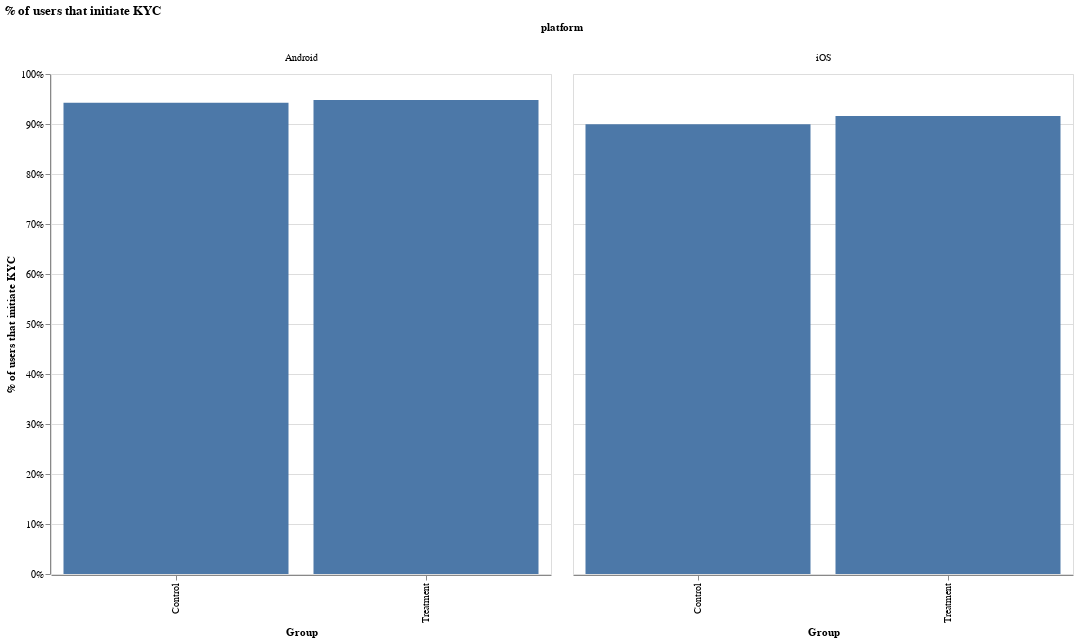

Here is the notebook cell this chart was saved with:
### Markdown cell above
### Step 6. Show primary KPI by a couple of other dimensions.

### Code cell
df = pd.read_csv("kyc_removing_video_link.csv")

# make sure we are unique on the user level.
df = (
    df.groupby(["treatment", "platform", "user_id"])["kyc_first_initiated"]
    .agg("min")
    .reset_index()
)

# now, count how many users managed to initiate kyc.
df["kyci"] = 0
df.loc[df["kyc_first_initiated"].isna() == False, "kyci"] = 1

df = df.groupby(["treatment", "platform"])["kyci"].agg("mean").reset_index()

alt.Chart(df).mark_bar().encode(
    x=alt.X("treatment:N", axis=alt.Axis(title="Group")),
    y=alt.Y("kyci:Q", axis=alt.Axis(title="% of users that initiate KYC", format="%")),
    column="platform",
).properties(width=500, height=500, title="% of users that initiate KYC")

### Figure 1 — Vega-Lite specification as saved in the notebook (floating-point values rounded to 4 significant figures)
{"config": {"view": {"continuousWidth": 400, "continuousHeight": 300}}, "data": {"name": "data-d4eeabf30191a04d2ad6f33ad872a918"}, "mark": "bar", "encoding": {"column": {"type": "nominal", "field": "platform"}, "x": {"type": "nominal", "axis": {"title": "Group"}, "field": "treatment"}, "y": {"type": "quantitative", "axis": {"format": "%", "title": "% of users that initiate KYC"}, "field": "kyci"}}, "height": 500, "title": "% of users that initiate KYC", "width": 500, "$schema": "https://vega.github.io/schema/vega-lite/v4.0.2.json", "datasets": {"data-d4eeabf30191a04d2ad6f33ad872a918": [{"treatment": "Control", "platform": "Android", "kyci": 0.9427}, {"treatment": "Control", "platform": "iOS", "kyci": 0.8994}, {"treatment": "Treatment", "platform": "Android", "kyci": 0.9482}, {"treatment": "Treatment", "platform": "iOS", "kyci": 0.9159}]}}
